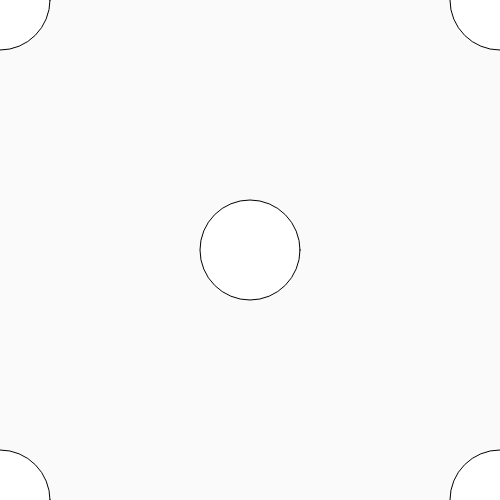
Frame 1 (no input)
Frame 60 (no input): identical to frame 1, image omitted
Frame 120 (the mouse pressed at the canvas centre since frame 60): identical to frame 1, image omitted

The p5.js sketch that drew this single still picture (run headless with seeded random() and noise() and a simulated clock; from frame 60 on, the mouse is pressed at the canvas centre):

// p5.js sketch
// ── sketch.js
// Coordinate System and User Events 
// Sandha, Abhay
// Febuary 6th, 2025
// Not run-to-completion, but interactive programs...



function setup() {
  // runs ONCE, at the very beginning....
  createCanvas(500, 500);
}

function draw() {
  // draw LOOP, repeats over and over forever...
  // - taret of 60 frames per second
  // A new image is drawn at the bottom of the loop
  background(250);
 
  //secret calculated delay()
  //screen updates at end of loop
  FiveCircle(100)
}


function twoCircle(){
// draws two circles, one at a fixed location
// and one at the mosue location
stroke(0,0,255); //blue outline
strokeWeight(2);
fill(0,250,0); //green fill
circle(200,100,50); 

noStroke();
fill(255,0,0); //red fill
circle(mouseX, mouseY, 30);
}

function FiveCircle(){
// draw 4 circles on each corner and one in the middle
circle(width, height, 100);``
circle(height, 0, 100);
circle(0, width, 100);
circle(0,0,100);
circle(height/2, width/2,100)
}
